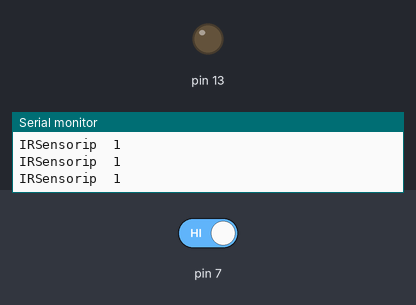
The sketch below on a simulated Arduino Uno, built with avr-gcc and run on an emulated ATmega328P. Shown: output pins drawn as LEDs (lit = HIGH), the last lines printed to the serial monitor. Inputs (shaded band) come from the test bench; at power-on: pin 7 HIGH.

Above: at 1.2 s.
1.3 s: pin 7 driven LOW
At 1.6 s:
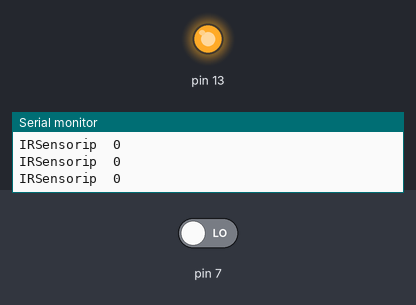
2.8 s: pin 7 driven HIGH
At 3.8 s:
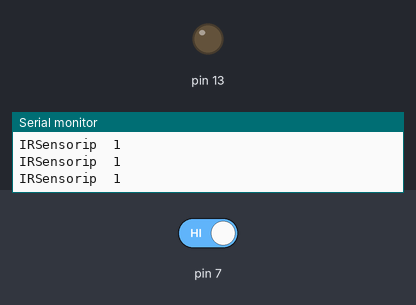
Timing chart, 0 to 5.8 s (numbered marks = the images above; inputs shaded):
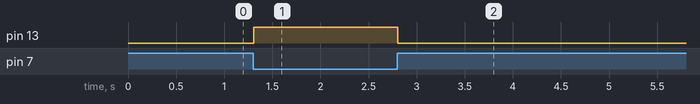

Measured:
- after the input at 1.3 s, pin 13: LOW → HIGH at once
- after the input at 2.8 s, pin 13: HIGH → LOW at once

The sketch:

irsensordigital.ino
```cpp
void setup() {
  pinMode(7,INPUT);
  Serial.begin(9600);
  pinMode(13,OUTPUT);
}
void loop() {

Serial.print("IRSensorip  ");
Serial.println(digitalRead(7));
if(digitalRead(7)==0)
{
  digitalWrite(13,HIGH);
  }
 else{
    digitalWrite(13,LOW);
    }
}
```
